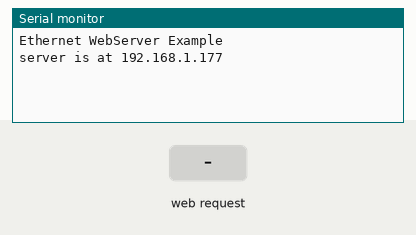
This program was run on a simulated Arduino Mega 2560, built with avr-gcc and run on an emulated ATmega2560. Shown: the last lines printed to the serial monitor. Wiring (inferred from the names in the program): LM75 temperature sensor at I2C address 0x48. The test bench sets the inputs (shaded band). WiFi joins after 1.5 s; servers stay silent unless stated.

Above: at 2.8 s.
2.9 s: HTTP request GET /post_temp received
At 4.1 s:
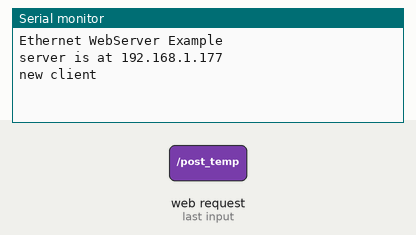
At 5.3 s:
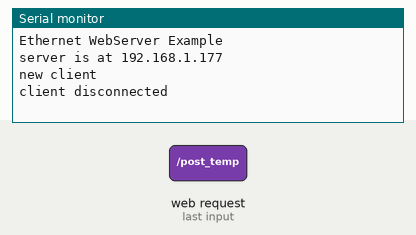

The program:

main.cpp
```cpp
#include <Arduino.h>
#include "function.h"

/**
 * Setup af konfigurationer.
 * Starter Serial forbindelse med en baudrate på 9600.
 */
void setup(){
  Serial.begin(9600);
  clientSetup();
  setupDS1621();
}

/**
 * Det primære loop, der kontinuerligt kører på Arduino Mega 2560
*/
void loop()
{
  clientLoop(getTemperature());
  delay(1000);
}
```

DS1621.cpp
```cpp
#include <wire.h>
#include <Arduino.h>
#include "function.h"

#define DS1621_Address 0x48 /** DS1621 Konfigurations register */
#define ACCESS_TL 0xA2 /** Lav temperatur termostat register */
#define ACCESS_TH 0xA1 /** Høj Temperature termostat register */


/**
 * Laver standard opsætning af DS1621 Digital Temperatur og Termostat.
 * Ved opstart er konfigurationen sat til at kontinuerligt tjekke temperatur,
 * og sætter en øvre grænse for TOut termostaten til 26 grader og 24 grader på den nedre grænse.
 */
void setupDS1621(){
  Wire.begin();                           // Forbinder til I2C bus
  setThreshold(26, 24);                   // Sætter temperatur max og min grænse
  Wire.beginTransmission(DS1621_Address); // Forbind til DS1621
  Wire.write(0xAC);                       // Send konfiguration register addressen (Access Config)
  Wire.write(0);
  Wire.beginTransmission(DS1621_Address);
  Wire.write(0xEE);                       // Sørger for at der bliver sendt kontinuerlig opdatering af temperatur.
  Wire.endTransmission();                 // Lukker forbindelsen.
}

/**
 * Funktion der læser den nuværende temperatur på DS1621, og derefter konverterer
 * værdien fra bytes til et menneskeligt læsbart format.
 * Til sidst konverteres dette char array til en String som den returnerer.
 */
String getTemperature(){
  Wire.beginTransmission(DS1621_Address);
  Wire.write(0xAA);
  Wire.endTransmission(false);

  // Anmod om 2 bytes fra DS162 and frigiv I2C bus
  Wire.requestFrom(DS1621_Address, 2);
  uint8_t t_msb = Wire.read();
  uint8_t t_lsb = Wire.read();

  // Udregner temperatur (Raw value)
  int16_t raw_t = (int8_t)t_msb << 1 | t_lsb >> 7;

  // Konverter temperatur til °C
  int16_t c_temp = raw_t * 10 / 2;

  char c_buffer[8];

  // Formatterer værdien til et Char array
  if (c_temp < 0)
  {
    c_temp = abs(c_temp);
    sprintf(c_buffer, "-%02u.%1uC", c_temp / 10, c_temp % 10);
  }
  else
  {
    if (c_temp >= 1000)
      sprintf(c_buffer, "%03u.%1uC", c_temp / 10, c_temp % 10);
    else
      sprintf(c_buffer, " %02u.%1uC", c_temp / 10, c_temp % 10);
  }

  // Caster til String og returnerer værdien.
  return (String)c_buffer;
}

/**
 * Funktion der sætter øvre eller nedre grænse for termostaten.
 *  @param HTemp Den temperatur den øvre grænse skal sættes til
 *  @param LTemp Den temperatur den nedre grænse skal sættes til
 */
void setThreshold(int HTemp, int LTemp)
{
    Wire.beginTransmission(DS1621_Address);

    // Adgang til konfiguration af øvre termostat grænse (0xA1)
    Wire.write(ACCESS_TH);

    // Sender byte værdien af temperatur parameteren
    Wire.write(byte(HTemp));
    Wire.write(0);
    Wire.endTransmission();
    delay(15);

    Wire.beginTransmission(DS1621_Address);

    // Adgang til konfiguration af nedre termostat grænse (0xA2)
    Wire.write(ACCESS_TL);

    // Sender byte værdien af temperatur parameteren
    Wire.write(byte(LTemp));
    Wire.write(0);
    Wire.endTransmission();
    delay(15);
}
```

WebServer.cpp
```cpp
#include <SPI.h>
#include <Ethernet.h>
#include <string.h>
#include "function.h"

// Sætter MAC addresse, IP addresse og porten for HTTP kommunikation på Arduino WebServeren
byte mac[] = {
  0xDE, 0xAD, 0xBE, 0xEF, 0xFE, 0xED
};
IPAddress ip(192, 168, 1, 177);
EthernetServer server(80);

/**
 * Initialiserer WebServer konfigurationen.
 * Sætter IP addresse, MAC addresse og ether port til HTTP forbindelse.
 * Tjekker om Ethernet modulet er tilsluttet og starter WebServeren
*/
void clientSetup() {
  // Venter på at Serial porten åbner
  while (!Serial) {
    ;
  }

  Serial.println("Ethernet WebServer Example");

  // Sætter ethernet konfiguration på WebServeren
  Ethernet.begin(mac, ip);

  // Tjekker at ethernet shield er sat på Arduino Mega 2560.
  // Gør intet, hvis der ikke er forbindelse.
  if (Ethernet.hardwareStatus() == EthernetNoHardware) {
    Serial.println("Ethernet shield was not found.  Sorry, can't run without hardware. :(");
    while (true) {
      delay(1);
    }
  }
  if (Ethernet.linkStatus() == LinkOFF) {
    Serial.println("Ethernet cable is not connected.");
  }

  // Starter serveren
  server.begin();
  Serial.print("server is at ");
  Serial.println(Ethernet.localIP());
}

/**
 * WebServerens client loop, der bliver kaldt
 * Tjekker input fra klient og ændrer grænseværdi for termostat.
 * @param tempString En formatteret string med en temperatur.
*/
void clientLoop(String tempString) {

    String request;

    // Lytter efter indkommende klienter
    EthernetClient client = server.available();

    if (client) {
        Serial.println("new client");
        // HTTP anmodning ender med en blank linje
        bool currentLineIsBlank = true;
        while (client.connected()) {
            if (client.available()) {

                char c = client.read();
                request.concat(c);

                    if(c=='\n'){
                        int indexToStartAt = 0;
                        String inputValue = "";

                        if (request.indexOf("tempValue") == 15) {
                            inputValue = "";
                            indexToStartAt = 25;

                            for (int i = indexToStartAt; i < indexToStartAt + 3 ; i++)
                            {
                                if (request.charAt(i) == ' ') break;

                                inputValue.concat(request.charAt(i));
                            }

                            setThreshold(inputValue.toInt() + 1, inputValue.toInt() - 1);

                            Serial.println(inputValue);
                        }

                        // TODO: Sæt komfort og spare temperatur

                        request="";
                    }

            // Hvis request er kommet til en blank linje, så kan serveren sende
            // information tilbage til klienten
            if (c == '\n' && currentLineIsBlank) {
                // Sender en standard HTTP response
                client.println("HTTP/1.1 200 OK");
                client.println("Content-Type: text/html");
                client.println("Connection: close");
                client.println("Refresh: 5");
                client.println();

                const char index_html1[] PROGMEM = R"rawliteral(
                    <!DOCTYPE html>
                    <html>
                    <style>
                    input[type=text], select {
                      width: 100%;
                      padding: 12px 20px;
                      margin: 8px 0;
                      display: inline-block;
                      border: 1px solid #ccc;
                      border-radius: 4px;
                      box-sizing: border-box;
                    }
                    input[type=submit] {
                      width: 100%;
                      background-color: #4CAF50;
                      color: white;
                      padding: 14px 20px;
                      margin: 8px 0;
                      border: none;
                      border-radius: 4px;
                      cursor: pointer;
                    }
                    input[type=submit]:hover {
                      background-color: #45a049;
                    }
                    div {
                      border-radius: 5px;
                      background-color: #f2f2f2;
                      padding: 20px;
                    }
                    </style>
                    <body>
                        <h3>Varmestyringsanl&aelig;g</h3>
                        <br>
                        <h4>Temperatur: )rawliteral";


                const char index_html2[] PROGMEM = R"rawliteral(
                    </h4>
                    <div>
                      <form action="/post_temp">
                        <label for="fname">Indtast temperatur</label>
                        <input type="text" id="tempValue" name="tempValue">
                        <input type="submit" value="Bekr&aelig;ft temperatur">
                        </form>

                         <form action="/post_termo">
                        <label for="lname">Indtast komfort temperatur</label>
                        <input type="text" id="comfortTempValue" name="comfortTempValue">
                         <label for="lname">Indtast spare temperatur</label>
                        <input type="text" id="savingTempValue" name="savingTempValue">

                        <input type="submit" value="Bekr&aelig;ft komfort- og sparetemperatur">
                        </form>

                    </div>
                    <br>
                  </form><br>
                </body></html>)rawliteral";

                client.print(index_html1);
                client.println(tempString);
                client.println(index_html2);
            }

            if (c == '\n') {
              // you're starting a new line
              currentLineIsBlank = true;
            } else if (c != '\r') {
              // you've gotten a character on the current line
              currentLineIsBlank = false;
            }
      }
    }
    // give the web browser time to receive the data
    delay(1);
    // close the connection:
    client.stop();
    Serial.println("client disconnected");
  }
}
```

function.h
```cpp
#include <Arduino.h>

/**
 * Prototyper af funktioner
*/
void clientSetup();
void clientLoop(String tempString);
void setupDS1621();
void setThreshold(int HTemp, int LTemp);
String getTemperature();
```

Measured:
- after the input at 2.9 s, the serial monitor: prints a new line after 0.14 s (image 1)
